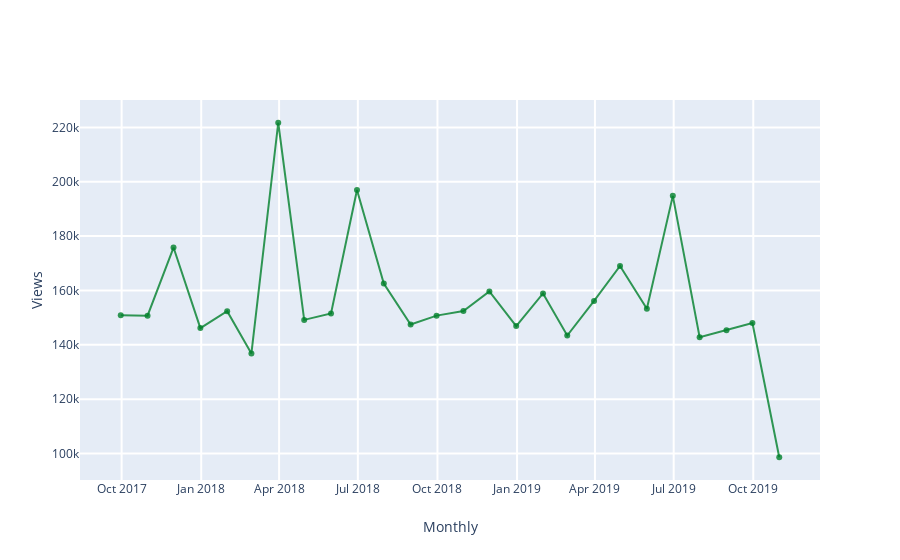

The notebook cell this image was saved under:
### Code cell
### --------------------------- ###
### TRY YOURSELF! VISUALIZATION ###
### --------------------------- ###

## define a WikiMediaAPI instance, more details see:                          ##
## https://github.com/gesiscss/wikiwho_demo/blob/master/external/wikimedia.py ##
## https://github.com/gesiscss/wikiwho_demo/blob/master/external/api.py       ##

wikimedia_api = WikiMediaAPI(project='en.wikipedia')
wikimedia_dv = WikiMediaDV(wikimedia_api)

## page of insterest ##

print('The page that was found:', the_page['title'])

## get pageview counts for the article, more details see:                     ##
## https://github.com/gesiscss/wikiwho_demo/blob/master/external/wikimedia.py ##

views = wikimedia_dv.get_pageviews(the_page['title'], 'daily')

## visualization, core visual code lies in ViewsListener, then the interact function    ##
## make it interactive, mode details see:                                               ##
## https://github.com/gesiscss/wikiwho_demo/blob/master/visualization/views_listener.py ##
## https://ipywidgets.readthedocs.io/en/latest/examples/Using%20Interact.html           ##

# define a ViewListener instance with the page views counts
listener = ViewsListener(views)

# you could customize begin/end dates and granularity to generate different graphs
# e.g. begin='20160809', end='20191020', granularity='Monthly'
begin='20170901'
end='20191020'
granularity='Monthly' # 'Yearly', 'Monthly', 'Weekly' ,'Daily' 

# raw data can be found in

url = (f'{wikimedia_dv.api.base}metrics/pageviews/per-article/'
       f"{wikimedia_dv.api.project}/all-access/all-agents/{urllib.parse.quote(the_page['title'])}/{granularity.lower()}"
       f"/{int(begin)}/{int(end)}")
print('Raw data can be found in:', url)
print('(Note that: the time unit for the response data only supports granularity for "daily" and "monthly")\n')

# time range you selected
print('Time range you have selected:')
print('Start date:', begin)
print('End date:', end)
print('Granularity:', granularity)

# visulization
listener.listen(begin, end, granularity)

# pageviews aggregation data: pageviews_agg
pageviews_agg = listener.df_plotted['views'].agg({
                    'Total views': sum,
                    'Max views period': max,
                    'Min views period': min,
                    'Average views': min,}).to_frame('Value')

print('Total views of this page:', pageviews_agg['Value']['Total views'])
print('Max views during the selected period:', pageviews_agg['Value']['Max views period'])
print('Min views during the selected period:', pageviews_agg['Value']['Min views period'])
print('Average views during the selected period:', pageviews_agg['Value']['Average views'])

### Figure 1 — Plotly figure (JSON) as saved in the notebook; plotly's stock layout.template omitted (floating-point values rounded to 4 significant figures)
{"data": [{"marker": {"color": "rgba(0, 128, 43, .8)"}, "mode": "lines+markers", "name": "Views", "type": "scatter", "x": ["2017-09-30T00:00:00", "2017-10-31T00:00:00", "2017-11-30T00:00:00", "2017-12-31T00:00:00", "2018-01-31T00:00:00", "2018-02-28T00:00:00", "2018-03-31T00:00:00", "2018-04-30T00:00:00", "2018-05-31T00:00:00", "2018-06-30T00:00:00", "2018-07-31T00:00:00", "2018-08-31T00:00:00", "2018-09-30T00:00:00", "2018-10-31T00:00:00", "2018-11-30T00:00:00", "2018-12-31T00:00:00", "2019-01-31T00:00:00", "2019-02-28T00:00:00", "2019-03-31T00:00:00", "2019-04-30T00:00:00", "2019-05-31T00:00:00", "2019-06-30T00:00:00", "2019-07-31T00:00:00", "2019-08-31T00:00:00", "2019-09-30T00:00:00", "2019-10-31T00:00:00"], "y": [150870, 150727, 175805, 146150, 152363, 136825, 221713, 149174, 151531, 196954, 162563, 147470, 150742, 152446, 159641, 146893, 158928, 143417, 156162, 169038, 153256, 194807, 142768, 145370, 148011, 98633]}], "layout": {"hovermode": "closest", "legend": {"x": 0.5, "y": 1.2}, "showlegend": false, "xaxis": {"gridwidth": 2, "ticklen": 5, "title": {"text": "Monthly"}, "zeroline": true}, "yaxis": {"gridwidth": 2, "ticklen": 5, "title": {"text": "Views"}}}}
